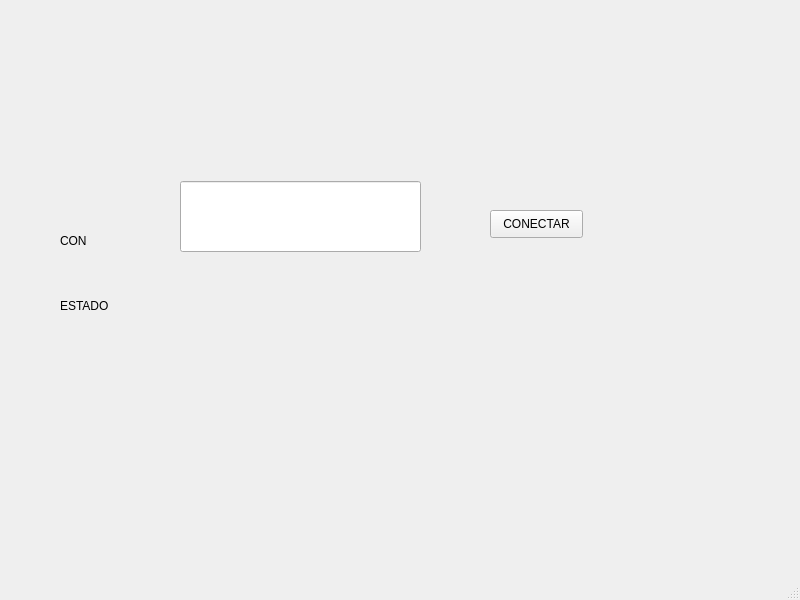
<?xml version="1.0" encoding="UTF-8"?>
<ui version="4.0">
 <class>MainWindow</class>
 <widget class="QMainWindow" name="MainWindow">
  <property name="geometry">
   <rect>
    <x>0</x>
    <y>0</y>
    <width>800</width>
    <height>600</height>
   </rect>
  </property>
  <property name="windowTitle">
   <string>MainWindow</string>
  </property>
  <widget class="QWidget" name="centralwidget">
   <widget class="QPushButton" name="btn_accion">
    <property name="geometry">
     <rect>
      <x>490</x>
      <y>210</y>
      <width>93</width>
      <height>28</height>
     </rect>
    </property>
    <property name="text">
     <string>CONECTAR</string>
    </property>
   </widget>
   <widget class="QLabel" name="label">
    <property name="geometry">
     <rect>
      <x>60</x>
      <y>220</y>
      <width>161</width>
      <height>41</height>
     </rect>
    </property>
    <property name="text">
     <string>CON</string>
    </property>
   </widget>
   <widget class="QLabel" name="label_2">
    <property name="geometry">
     <rect>
      <x>60</x>
      <y>290</y>
      <width>111</width>
      <height>31</height>
     </rect>
    </property>
    <property name="text">
     <string>ESTADO</string>
    </property>
   </widget>
   <widget class="QLineEdit" name="lineEdit">
    <property name="geometry">
     <rect>
      <x>180</x>
      <y>181</y>
      <width>241</width>
      <height>71</height>
     </rect>
    </property>
   </widget>
  </widget>
  <widget class="QMenuBar" name="menubar">
   <property name="geometry">
    <rect>
     <x>0</x>
     <y>0</y>
     <width>800</width>
     <height>26</height>
    </rect>
   </property>
  </widget>
  <widget class="QStatusBar" name="statusbar"/>
 </widget>
 <resources/>
 <connections/>
</ui>
